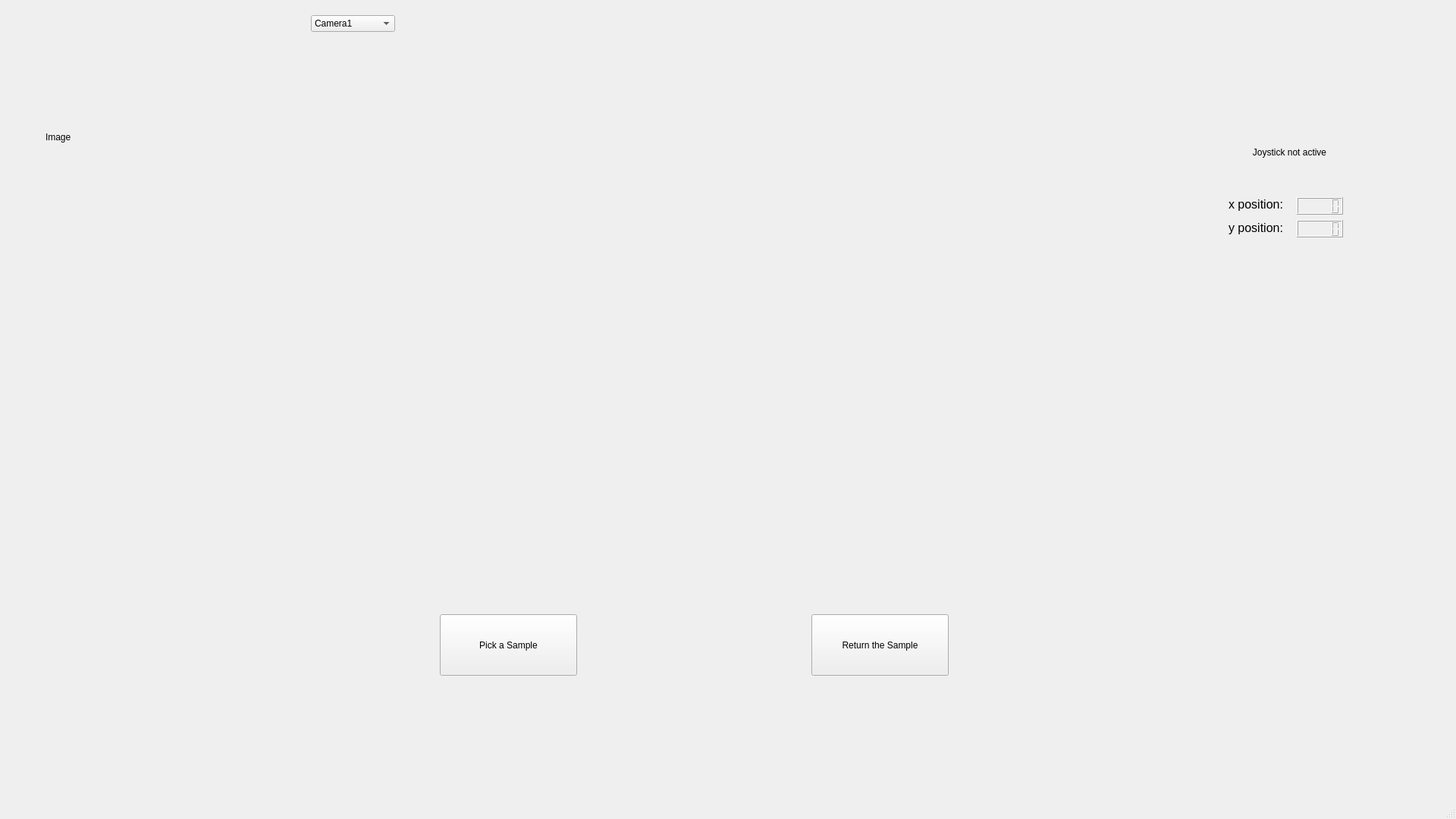
<?xml version="1.0" encoding="UTF-8"?>
<ui version="4.0">
 <class>ApplicationWindow</class>
 <widget class="QMainWindow" name="ApplicationWindow">
  <property name="geometry">
   <rect>
    <x>0</x>
    <y>0</y>
    <width>1920</width>
    <height>1080</height>
   </rect>
  </property>
  <property name="windowTitle">
   <string>Micro Manipulation</string>
  </property>
  <widget class="QWidget" name="centralwidget">
   <widget class="VideoPlayer" name="videoPlayer" native="true">
    <property name="geometry">
     <rect>
      <x>400</x>
      <y>10</y>
      <width>1024</width>
      <height>768</height>
     </rect>
    </property>
    <widget class="QComboBox" name="comboCameraSelect">
     <property name="geometry">
      <rect>
       <x>10</x>
       <y>10</y>
       <width>111</width>
       <height>22</height>
      </rect>
     </property>
     <property name="editable">
      <bool>false</bool>
     </property>
     <property name="currentIndex">
      <number>0</number>
     </property>
     <property name="maxVisibleItems">
      <number>2</number>
     </property>
     <item>
      <property name="text">
       <string>Camera1</string>
      </property>
     </item>
     <item>
      <property name="text">
       <string>Camera2</string>
      </property>
     </item>
    </widget>
   </widget>
   <widget class="AutoButton" name="autoButton" native="true">
    <property name="geometry">
     <rect>
      <x>145</x>
      <y>350</y>
      <width>111</width>
      <height>51</height>
     </rect>
    </property>
   </widget>
   <widget class="QPushButton" name="buttonPickSample">
    <property name="geometry">
     <rect>
      <x>580</x>
      <y>810</y>
      <width>181</width>
      <height>81</height>
     </rect>
    </property>
    <property name="text">
     <string>Pick a Sample</string>
    </property>
   </widget>
   <widget class="QPushButton" name="buttonRetSample">
    <property name="geometry">
     <rect>
      <x>1070</x>
      <y>810</y>
      <width>181</width>
      <height>81</height>
     </rect>
    </property>
    <property name="text">
     <string>Return the Sample</string>
    </property>
   </widget>
   <widget class="QLabel" name="labelJoystick">
    <property name="geometry">
     <rect>
      <x>1620</x>
      <y>170</y>
      <width>161</width>
      <height>61</height>
     </rect>
    </property>
    <property name="text">
     <string>Joystick not active</string>
    </property>
    <property name="alignment">
     <set>Qt::AlignCenter</set>
    </property>
   </widget>
   <widget class="QLabel" name="labelX">
    <property name="geometry">
     <rect>
      <x>1620</x>
      <y>259</y>
      <width>81</width>
      <height>21</height>
     </rect>
    </property>
    <property name="font">
     <font>
      <pointsize>12</pointsize>
     </font>
    </property>
    <property name="text">
     <string>x position:</string>
    </property>
   </widget>
   <widget class="QLabel" name="labelY">
    <property name="geometry">
     <rect>
      <x>1620</x>
      <y>290</y>
      <width>81</width>
      <height>20</height>
     </rect>
    </property>
    <property name="font">
     <font>
      <pointsize>12</pointsize>
     </font>
    </property>
    <property name="text">
     <string>y position:</string>
    </property>
   </widget>
   <widget class="QLCDNumber" name="lcdNumberX">
    <property name="geometry">
     <rect>
      <x>1710</x>
      <y>260</y>
      <width>61</width>
      <height>23</height>
     </rect>
    </property>
   </widget>
   <widget class="QLCDNumber" name="lcdNumberY">
    <property name="geometry">
     <rect>
      <x>1710</x>
      <y>290</y>
      <width>61</width>
      <height>23</height>
     </rect>
    </property>
   </widget>
   <widget class="QLabel" name="labelLogo">
    <property name="geometry">
     <rect>
      <x>60</x>
      <y>40</y>
      <width>281</width>
      <height>281</height>
     </rect>
    </property>
    <property name="text">
     <string>Image</string>
    </property>
   </widget>
  </widget>
  <widget class="QMenuBar" name="menubar">
   <property name="geometry">
    <rect>
     <x>0</x>
     <y>0</y>
     <width>1920</width>
     <height>21</height>
    </rect>
   </property>
  </widget>
  <widget class="QStatusBar" name="statusbar"/>
 </widget>
 <customwidgets>
  <customwidget>
   <class>VideoPlayer</class>
   <extends>QWidget</extends>
   <header>frontend.VideoPlayer</header>
   <container>1</container>
  </customwidget>
  <customwidget>
   <class>AutoButton</class>
   <extends>QWidget</extends>
   <header>frontend.customWidgets</header>
   <container>1</container>
  </customwidget>
 </customwidgets>
 <resources/>
 <connections/>
</ui>
